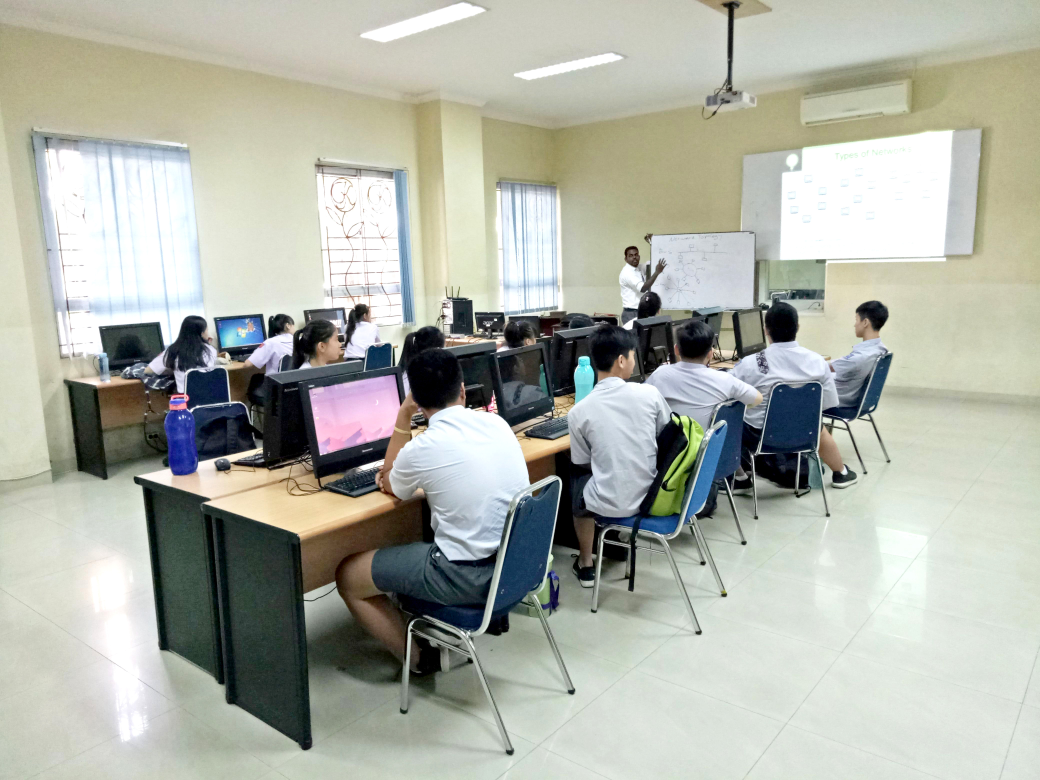
#> input picture Gambar_original_lab_komputer.jpg, 4160 x 3120 px (shown at 1/4 size)
$ python Tugas1_Sistem_Multimedia.py
#> lines starting #> are read from the running program, lines starting #| are printed output that depends on the picture
import os
import numpy as np
from PIL import Image

def task1_rgb_to_grayscale(image_path, output_path="task1_grayscale.jpg"):
    """
    TASK 1: Konversi Gambar RGB ke Grayscale Murni dengan memanipulasi bitplanes
    rumus yang digunakan ITU-R 601-2 berbasis luma/luminans untuk mencerminkan
    sensitivitas mata manusia secara presisi terhadap komponen warna yaitu:
    Y = 0.299*R + 0.587*G + 0.114*B
    """
#> called with image_path = 'Gambar_original_lab_komputer.jpg', output_path = 'task1_grayscale.jpg'
    img = Image.open(image_path).convert("RGB")
#> img is the input picture: PIL image 4160x3120 RGB; mean R, G, B 174.5, 177.8, 167.5
    img_array = np.array(img)

    # melakukan ekstraksi matriks untuk maing-masing channel rgb
    r = img_array[:, :, 0]
    g = img_array[:, :, 1]
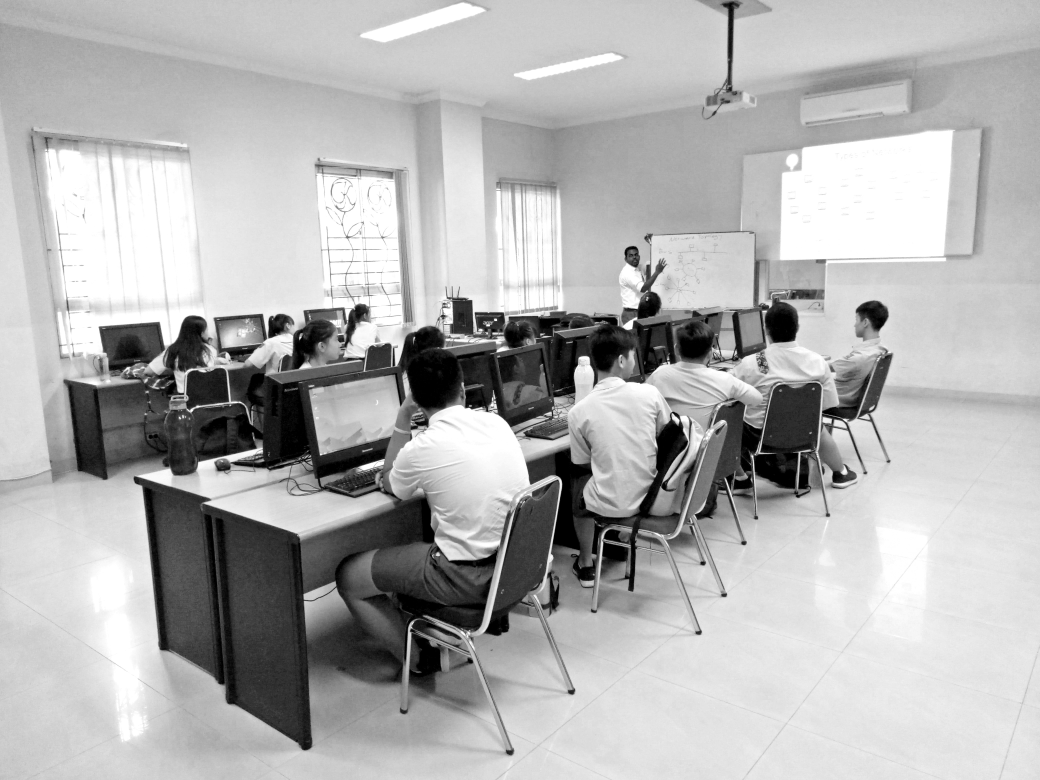
#> g: shape (3120, 4160) (shown at 1/4 size); min 0, max 255, mean 177.8
    b = img_array[:, :, 2]
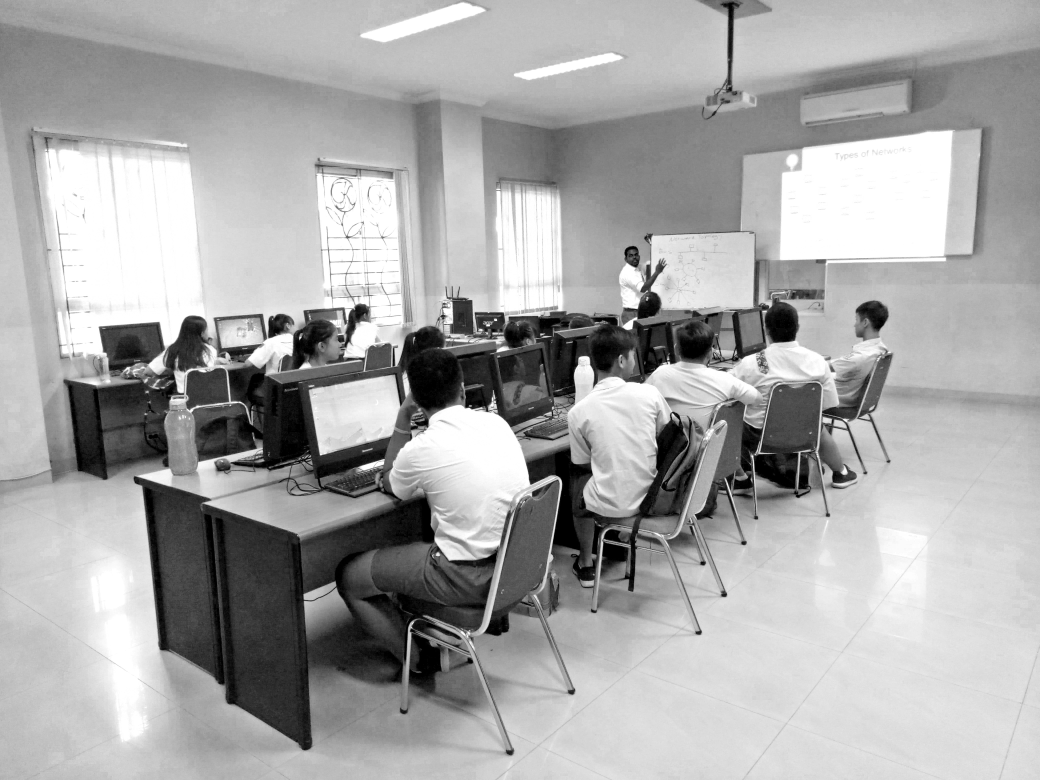
#> b: shape (3120, 4160) (shown at 1/4 size); min 0, max 255, mean 167.5

    # transformasi matriks linier
    gray_array = (0.299 * r + 0.587 * g + 0.114 * b).astype(np.uint8)

    # menyimpan gambar ke grayscale
    gray_img = Image.fromarray(gray_array)
    gray_img.save(output_path)
    print(f"[Task 1] Behasil. Gambar grayscale berhasil disimpan ke -> {output_path}")
    return output_path


def task2_split_channels(image_path, output_dir="."):
    """
    TASK 2: Split gambar kedalam tiga channel independen (Merah, Hijau, Biru)
    """
#> called with image_path = 'Gambar_original_lab_komputer.jpg', output_dir = '.'
    img = Image.open(image_path).convert("RGB")
    img_array = np.array(img)

    # Membuat matriks nol (zero padding) seukuran dimensi gambar tunggal
    zeros = np.zeros_like(img_array[:, :, 0])

    # Rekonstruksi struktur channel warna independen (3D tensor)
    red_channel = np.stack([img_array[:, :, 0], zeros, zeros], axis=-1)
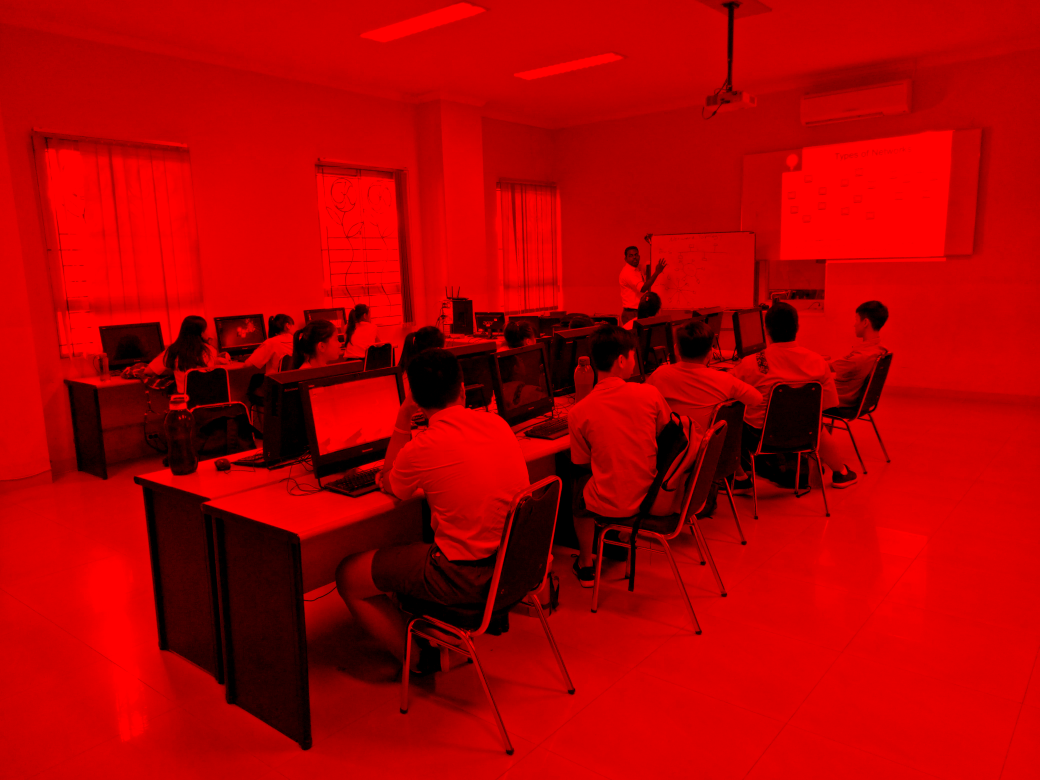
#> red_channel: shape (3120, 4160, 3) (shown at 1/4 size); mean R, G, B 174.5, 0, 0
    green_channel = np.stack([zeros, img_array[:, :, 1], zeros], axis=-1)
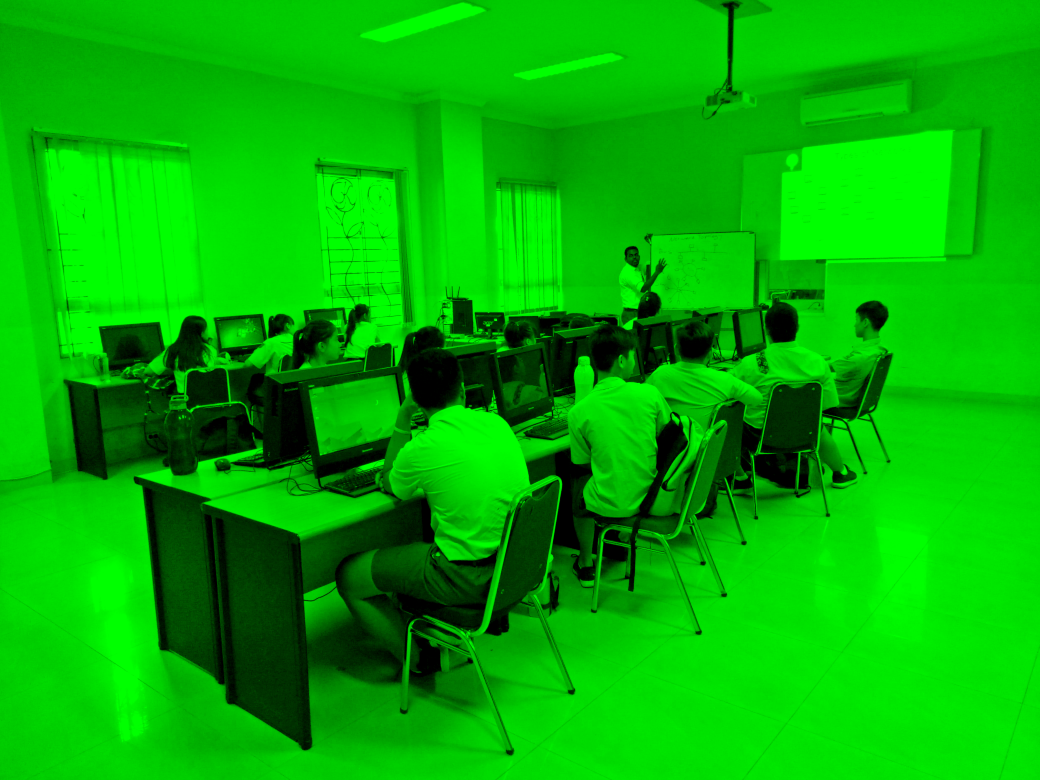
#> green_channel: shape (3120, 4160, 3) (shown at 1/4 size); mean R, G, B 0, 177.8, 0
    blue_channel = np.stack([zeros, zeros, img_array[:, :, 2]], axis=-1)
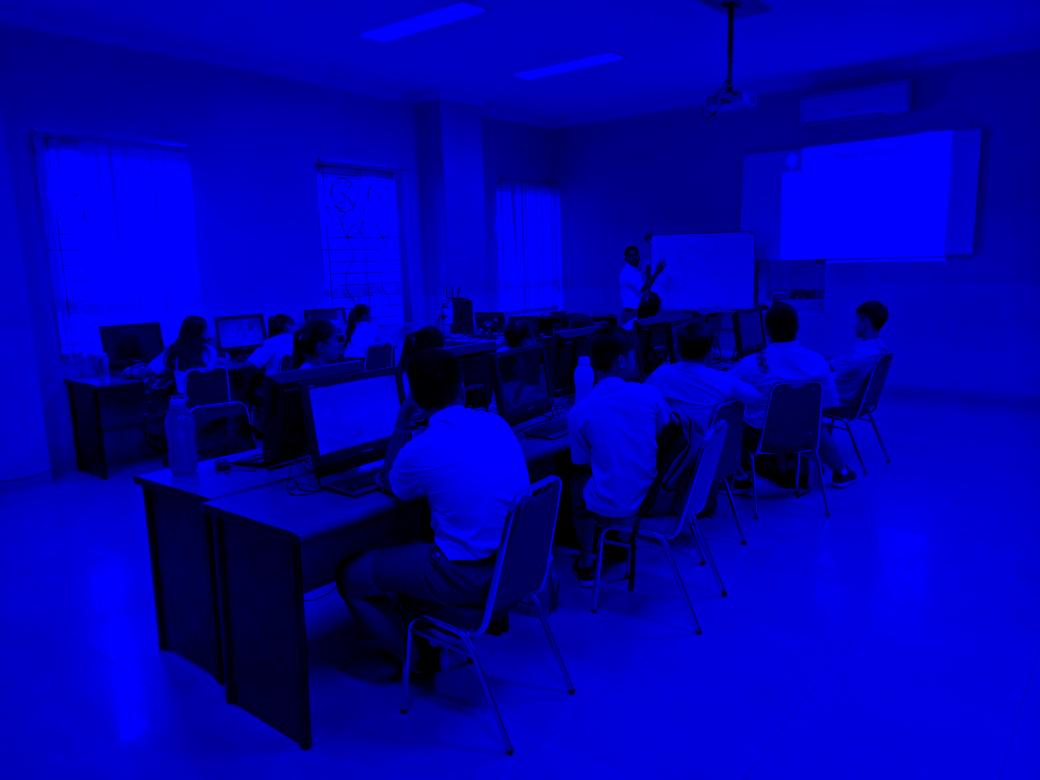
#> blue_channel: shape (3120, 4160, 3) (shown at 1/4 size); mean R, G, B 0, 0, 167.5

    # Menentukan path output
    r_path = os.path.join(output_dir, "task2_channel_red.jpg")
    g_path = os.path.join(output_dir, "task2_channel_green.jpg")
    b_path = os.path.join(output_dir, "task2_channel_blue.jpg")

    Image.fromarray(red_channel).save(r_path)
    Image.fromarray(green_channel).save(g_path)
    Image.fromarray(blue_channel).save(b_path)

    print(f"[Task 2] Berhasil. Channel Merah, Hijau, & Biru disimpan di -> {output_dir}")
    return r_path, g_path, b_path


def task3_jpeg_compression(image_path, qualities=[10, 50, 90], output_dir="."):
    """
    TASK 3: Conversi jpeg algoritmis dengan menetapkan quality factor (Q) = 10, 50, dan 90.
    Menerapkan kuantisasi discrete cosine transform (DCT) dengan variasi nilai Q.
    """
#> called with image_path = 'Gambar_original_lab_komputer.jpg', output_dir = '.'
    img = Image.open(image_path).convert("RGB")
    compressed_paths = {}

    for q in qualities:
        output_path = os.path.join(output_dir, f"task3_jpeg_q{q}.jpg")
        img.save(output_path, "JPEG", quality=q)
        compressed_paths[q] = output_path
        print(f"[Task 3] Berhasil: jpeg convertion dengan Q={q} disimpan ke -> {output_path}")
#> after the loop, compressed_paths = {10: './task3_jpeg_q10.jpg', 50: './task3_jpeg_q50.jpg', 90: './task3_jpeg_q90.jpg'}
    return compressed_paths


def task4_generate_compression_report(original_path, compressed_paths, report_path="task4_compression_report.md"):
    """
    TASK 4: kalkulasi efisiensi persentase ukuran byte pada storage akibat kompresi dibandingakan rAW size matematis & pembuatan markdown report.
    """
    orig_size = os.path.getsize(original_path)

    report_lines = [
        "# Laporan Analisis Efisiensi Kompresi Gambar JPEG\n",
        f"**Sumber gambar asli:** `{original_path}`  ",
        f"**Ukuran gambar asli:** {orig_size:,} Bytes ({orig_size / 1024:.2f} KB)\n",
        "| Komponen / Kualitas (Q) | Ukuran File (Bytes) | Ukuran File (KB) | Rasio Kompresi | Reduksi/penguranga Ukuran (%) | Nama File |",
        "|-------------------------|---------------------|------------------|----------------|--------------------|-------------|",
        f"| Asli (Original Baseline) | {orig_size:,} | {orig_size/1024:.2f} | 1.00:1 | 0.00% | `{original_path}` |"
    ]

    for q, path in sorted(compressed_paths.items()):
        comp_size = os.path.getsize(path)
        compression_ratio = orig_size / comp_size
        reduction_percentage = ((orig_size - comp_size) / orig_size) * 100

        report_lines.append(
            f"| JPEG (Quality = {q}) | {comp_size:,} | {comp_size/1024:.2f} | {compression_ratio:.2f}:1 | {reduction_percentage:.2f}% | `{path}` |"
        )

    report_lines.extend([
        "\n# Kesimpulan\n",
        "1. **Quality Factor Rendah (Q = 10):** Menghasilkan reduksi data tertinggi (paling hemat memori), tetapi memicu degradasi/penurunan kualitas visual akibat hilangnya frekuensi tinggi dalam blok kuantisasi DCT (*blocking artifacts*).",
        "2. **Quality Factor Menengah (Q = 50):** Merupakan *sweet spot* (titik tengah terbaik) di mana ukuran file berkurang drastis namun mata manusia masih mendeteksi kualitas gambar dengan sangat baik.",
        "3. **Quality Factor Tinggi (Q = 90):** Mengutamakan retensi ketajaman piksel tinggi yang mirip gambar uncompressed/raw, berkonsekuensi pada ukuran penyimpanan yang tetap besar."
    ])

    # Menggunakan kode \n asli untuk menulis baris baru ke file
    with open(report_path, "w", encoding="utf-8") as f:
        f.write("\n".join(report_lines))

    print(f"[Task 4] Berhasil: laporan dalam format Markdown tersimpan di -> {report_path}")
    return report_path

if __name__ == "__main__":
    # Menetapkan file gambar masukan dari input pengguna
    image_source = "Gambar_original_lab_komputer.jpg"

    if not os.path.exists(image_source):
        print(f"Error: Berkas '{image_source}' tidak ditemukan.")
    else:
        print("=== memulai eksekusi pipeline per tasks ===")
        gray_file = task1_rgb_to_grayscale(image_source) #call fungsi task 1
        r_file, g_file, b_file = task2_split_channels(image_source) #call fungsi task 2
        comp_files = task3_jpeg_compression(image_source) #call fungsi task 3
#> comp_files has the same summary as compressed_paths in task3_jpeg_compression
        report_file = task4_generate_compression_report(image_source, comp_files)#call fungsi task 4
#> the loop in task4_generate_compression_report, `for q, path in sorted(compressed_paths.items()):` made 3 passes
#> (q, path, comp_size, compression_ratio, reduction_percentage) on passes 1 to 3: (10, './task3_jpeg_q10.jpg', 282938, 5.98, 83.28), (50, './task3_jpeg_q50.jpg', 676304, 2.5, 60.02), (90, './task3_jpeg_q90.jpg', 1424161, 1.19, 15.82)
#> after the loop in task4_generate_compression_report, `for q, path in sorted(compressed_paths.items()):`: report_lines = 9 items
#> report_file = 'task4_compression_report.md'
        print("=== proses selesai ===")
